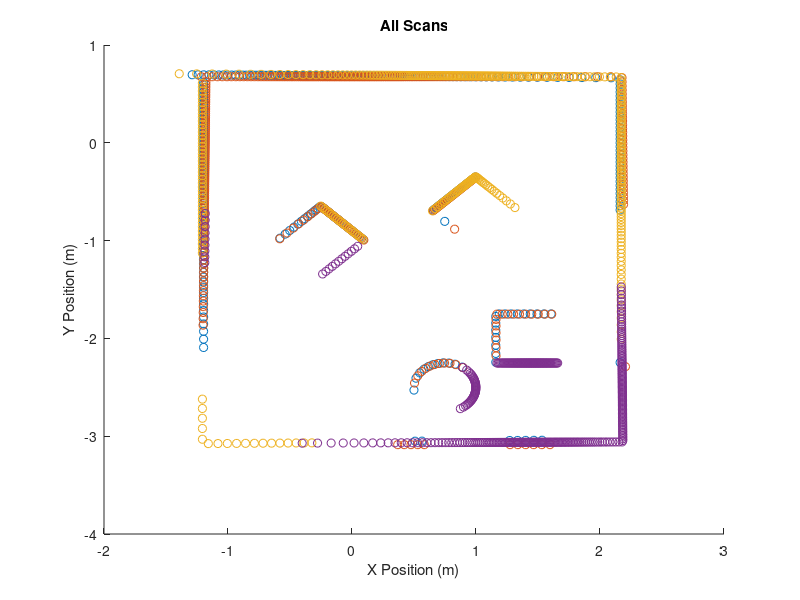
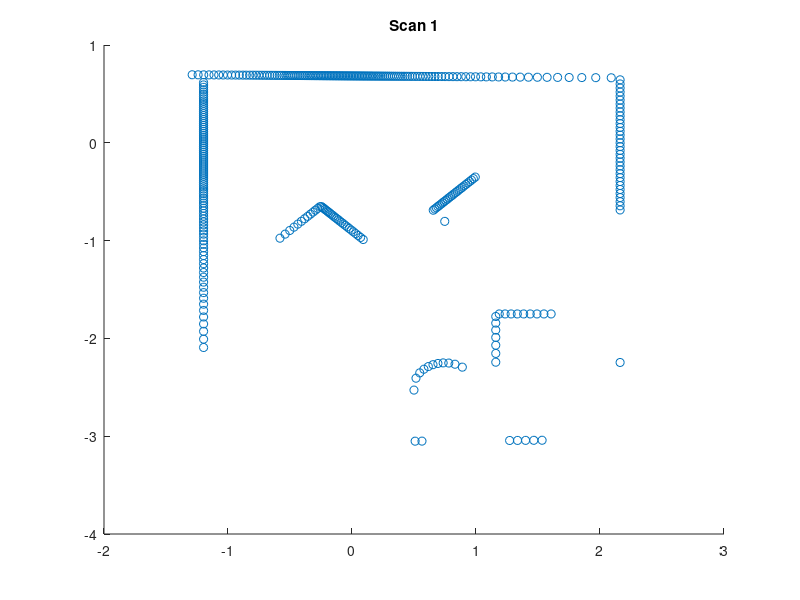
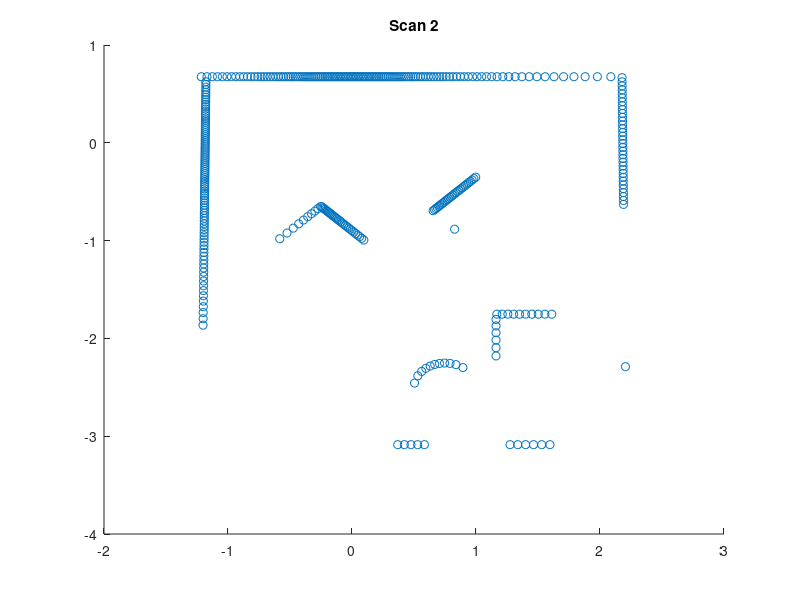
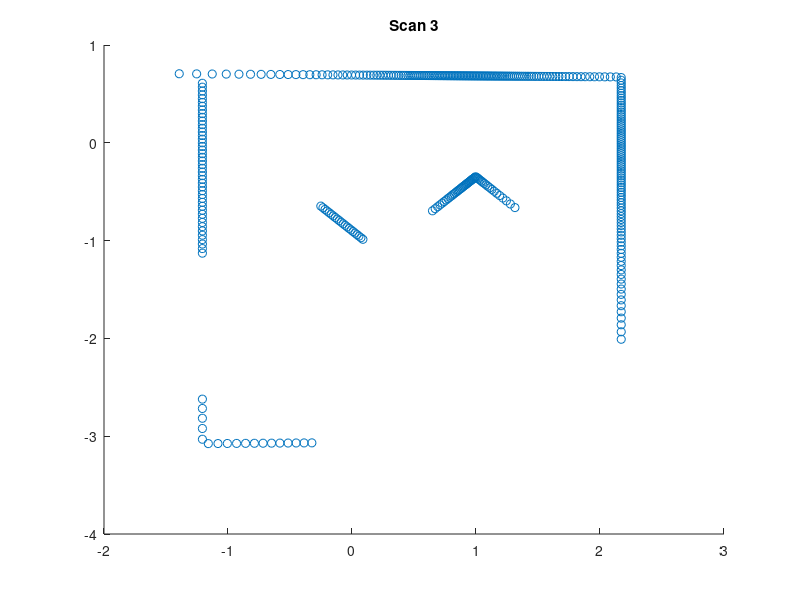

Source code (MATLAB) for these figures, in order:
load('lidar.mat', 'r_all','theta_all')

origins = [0 0; 0 0; 1 0; 1.5 -2.5];
angles = [0 pi/2 0 pi/3];
offset = [-.084 0];

mainfig = figure;

all_points = [];

for i = 1:size(origins,1)
    % Place in Neato frame and plot
    lframe = [cos(theta_all(:,i)).*r_all(:,i)...
        sin(theta_all(:,i)).*r_all(:,i)]';
    
    lframe(end+1,:) = 1;
    nframe = [1 0 offset(1);...
        0 1 offset(2);...
        0 0 1] * lframe;
    
    % Place into global frame
    % Undo rotation and translation
    
    theta = angles(i);
    rot = [cos(theta) -sin(theta) 0; sin(theta) cos(theta) 0; 0 0 1] * nframe;
    
    gframe = [1 0 origins(i,1);...
        0 1 origins(i,2);...
        0 0 1] * rot;
    
    figure;
    scatter(gframe(1,:), gframe(2,:));
    title(['Scan ',num2str(i)]);
    
    save(['scan ',num2str(i),'.mat'], 'gframe')
    
    figure(mainfig);
    scatter(gframe(1,:), gframe(2,:));
    hold on;
    title('All Scans')
end
figure(mainfig);
xlabel('X Position (m)')
ylabel('Y Position (m)')
    
    
    
    
